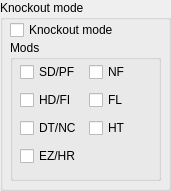
  <widget class="QGroupBox" name="knockoutmode">
   <property name="geometry">
    <rect>
     <x>10</x>
     <y>590</y>
     <width>171</width>
     <height>191</height>
    </rect>
   </property>
   <property name="title">
    <string>Knockout mode</string>
   </property>
   <widget class="QCheckBox" name="knockout">
    <property name="geometry">
     <rect>
      <x>10</x>
      <y>20</y>
      <width>111</width>
      <height>20</height>
     </rect>
    </property>
    <property name="text">
     <string>Knockout mode</string>
    </property>
   </widget>
   <widget class="QGroupBox" name="modlist">
    <property name="geometry">
     <rect>
      <x>10</x>
      <y>40</y>
      <width>151</width>
      <height>141</height>
     </rect>
    </property>
    <property name="title">
     <string>Mods</string>
    </property>
    <widget class="QWidget" name="gridLayoutWidget">
     <property name="geometry">
      <rect>
       <x>10</x>
       <y>20</y>
       <width>131</width>
       <height>111</height>
      </rect>
     </property>
     <layout class="QGridLayout" name="gridLayout">
      <item row="1" column="0">
       <widget class="QCheckBox" name="hdfi">
        <property name="toolTip">
         <string>hidden/ fade in</string>
        </property>
        <property name="text">
         <string>HD/FI</string>
        </property>
        <property name="checked">
         <bool>false</bool>
        </property>
        <property name="tristate">
         <bool>true</bool>
        </property>
       </widget>
      </item>
      <item row="2" column="0">
       <widget class="QCheckBox" name="dtnc">
        <property name="toolTip">
         <string>double time/nightcore</string>
        </property>
        <property name="text">
         <string>DT/NC</string>
        </property>
        <property name="checked">
         <bool>false</bool>
        </property>
        <property name="tristate">
         <bool>true</bool>
        </property>
       </widget>
      </item>
      <item row="0" column="0">
       <widget class="QCheckBox" name="sdpf">
        <property name="toolTip">
         <string>sudden death/perfect</string>
        </property>
        <property name="text">
         <string>SD/PF</string>
        </property>
        <property name="checked">
         <bool>false</bool>
        </property>
        <property name="tristate">
         <bool>true</bool>
        </property>
       </widget>
      </item>
      <item row="2" column="1">
       <widget class="QCheckBox" name="ht">
        <property name="toolTip">
         <string>half time</string>
        </property>
        <property name="text">
         <string>HT</string>
        </property>
        <property name="checked">
         <bool>false</bool>
        </property>
        <property name="tristate">
         <bool>false</bool>
        </property>
       </widget>
      </item>
      <item row="0" column="1">
       <widget class="QCheckBox" name="nf">
        <property name="toolTip">
         <string>no fail</string>
        </property>
        <property name="text">
         <string>NF</string>
        </property>
        <property name="checked">
         <bool>false</bool>
        </property>
        <property name="tristate">
         <bool>false</bool>
        </property>
       </widget>
      </item>
      <item row="1" column="1">
       <widget class="QCheckBox" name="fl">
        <property name="toolTip">
         <string>flash light</string>
        </property>
        <property name="text">
         <string>FL</string>
        </property>
        <property name="checked">
         <bool>false</bool>
        </property>
        <property name="tristate">
         <bool>false</bool>
        </property>
       </widget>
      </item>
      <item row="3" column="0">
       <widget class="QCheckBox" name="ezhr">
        <property name="toolTip">
         <string>easy/hard rock</string>
        </property>
        <property name="text">
         <string>EZ/HR</string>
        </property>
        <property name="checked">
         <bool>false</bool>
        </property>
        <property name="tristate">
         <bool>true</bool>
        </property>
       </widget>
      </item>
     </layout>
    </widget>
   </widget>
  </widget>
